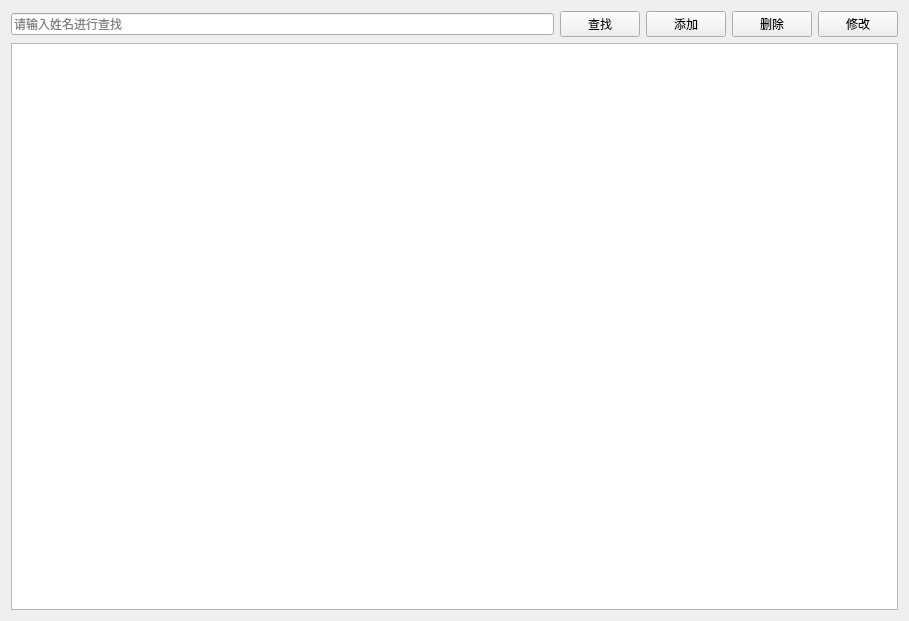
<?xml version="1.0" encoding="UTF-8"?>
<ui version="4.0">
 <class>DepartmentView</class>
 <widget class="QWidget" name="DepartmentView">
  <property name="geometry">
   <rect>
    <x>0</x>
    <y>0</y>
    <width>909</width>
    <height>621</height>
   </rect>
  </property>
  <property name="windowTitle">
   <string>科室管理</string>
  </property>
  <layout class="QVBoxLayout" name="verticalLayout">
   <item>
    <layout class="QHBoxLayout" name="horizontalLayout">
     <item>
      <widget class="QLineEdit" name="txtSearch">
       <property name="placeholderText">
        <string>请输入姓名进行查找</string>
       </property>
      </widget>
     </item>
     <item>
      <widget class="QPushButton" name="btSearch">
       <property name="text">
        <string>查找</string>
       </property>
      </widget>
     </item>
     <item>
      <widget class="QPushButton" name="btAdd">
       <property name="text">
        <string>添加</string>
       </property>
      </widget>
     </item>
     <item>
      <widget class="QPushButton" name="btDelete">
       <property name="text">
        <string>删除</string>
       </property>
      </widget>
     </item>
     <item>
      <widget class="QPushButton" name="btEdit">
       <property name="text">
        <string>修改</string>
       </property>
      </widget>
     </item>
    </layout>
   </item>
   <item>
    <widget class="QTableView" name="tableView"/>
   </item>
  </layout>
 </widget>
 <resources/>
 <connections/>
</ui>
